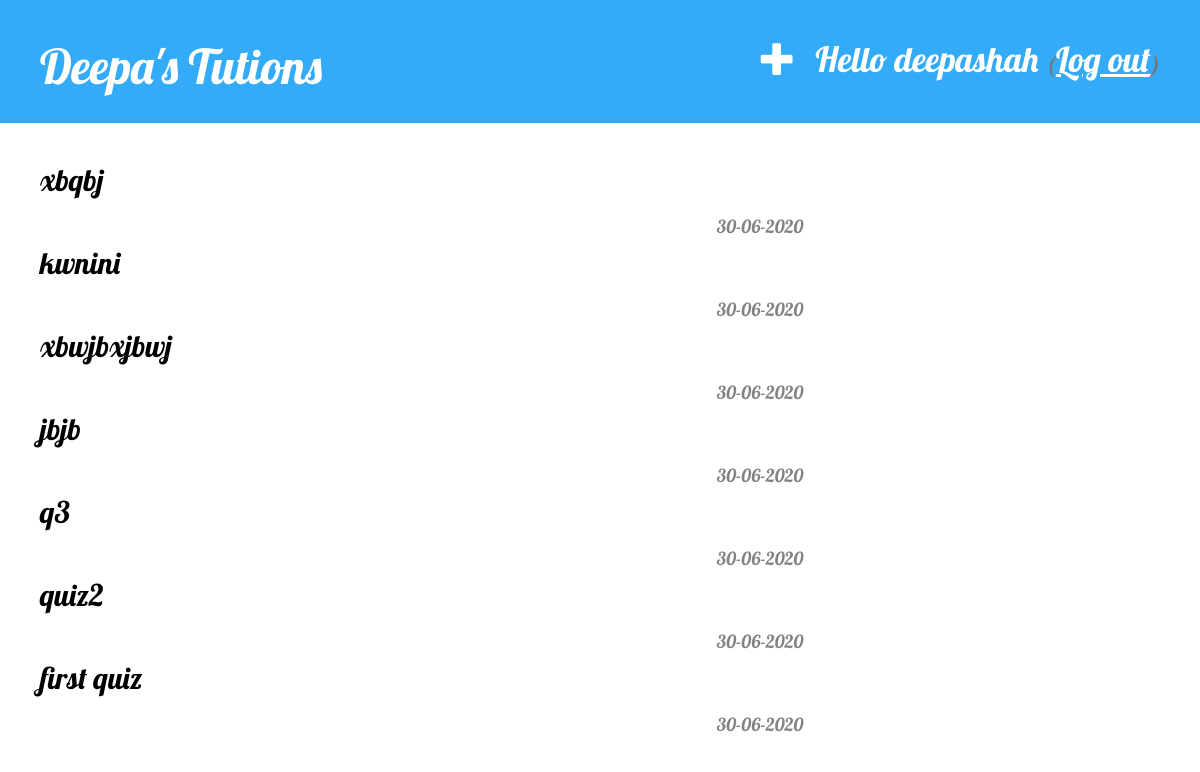
Page / (signed in) on the earlier database version.
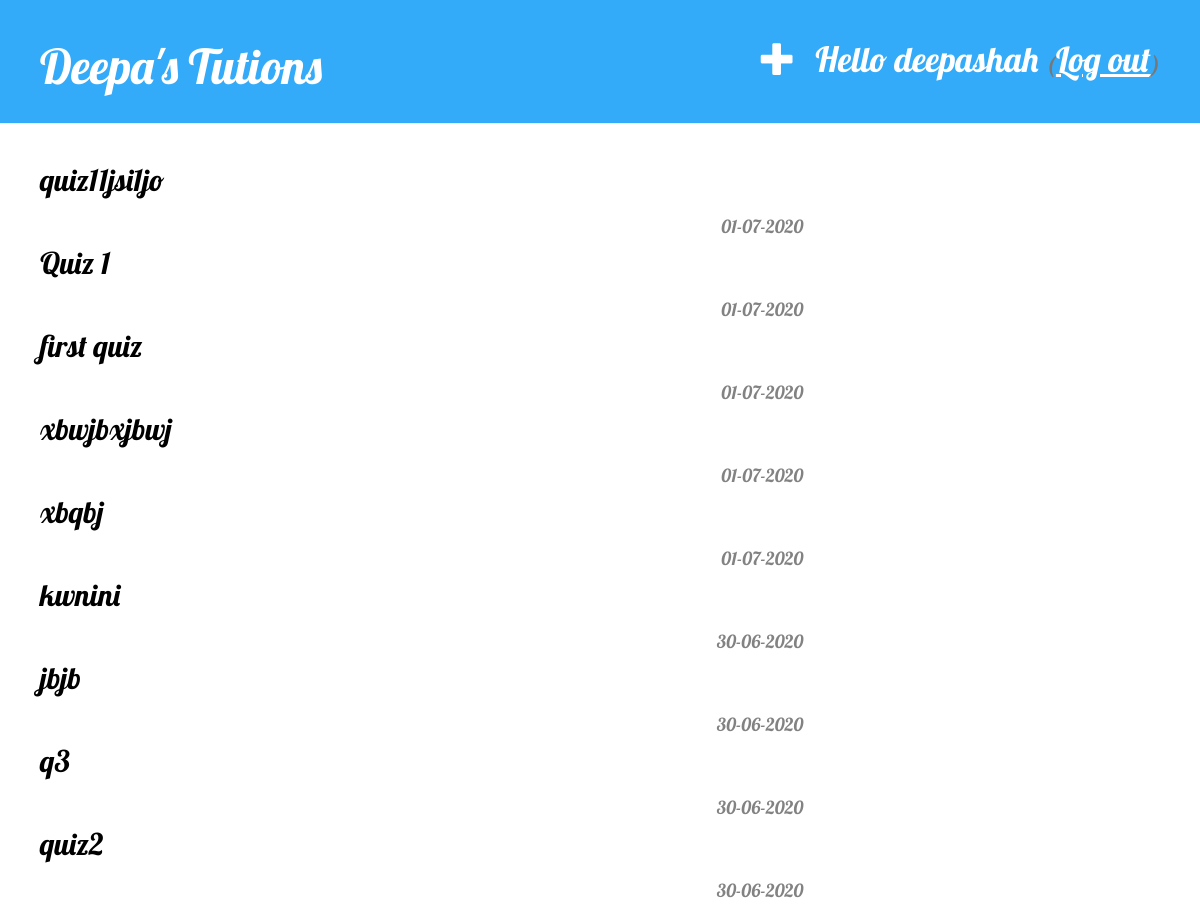
Same page on the later database version.
### quizapp/models.py (models this page shows, shortened)
class Quiz(models.Model):
    title = models.CharField(max_length=100)
    created_date = models.DateTimeField(default=timezone.now)
    published_date = models.DateTimeField(blank=True, null=True)

### quizapp/views.py (the view)
# urls.py: path('', views.index, name='homepage'),
def index(request):
    quizzes = Quiz.objects.order_by('-created_date')
    return render(request, "quizapp/homepage.html", {"quizzes": quizzes})

### quizapp/templates/quizapp/homepage.html
{% extends 'quizapp/base.html' %}
{% block content %}
	{% if user.is_authenticated%}
        {% for quiz in quizzes %}
        	<h2  class="quiz-link">
                <a href="{% url 'attempt_quiz' primkey=quiz.pk%}">{{quiz.title}}</a>
            </h2>
        	<h4 class="published-date">{{quiz.created_date| date:'d-m-Y'}}</h4>
            <br>
        {% endfor %}
    {%else%}
        <h2>Please <a href="{% url 'login' %}">login</a> to access content</h2>
    {%endif%}
{% endblock %}

### quizapp/templates/quizapp/base.html (shortened to what this page needs)
{%load static%}
<!DOCTYPE html>
<html>
<head>
	<link rel="stylesheet" href="//maxcdn.bootstrapcdn.com/bootstrap/3.2.0/css/bootstrap.min.css">
    <link rel="stylesheet" href="//maxcdn.bootstrapcdn.com/bootstrap/3.2.0/css/bootstrap-theme.min.css">
    <link rel="stylesheet" href="{% static 'css/main_style.css' %}">
</head>
<body>
	<div class="page-header">
		{% if user.is_authenticated%}
            <p class="top-menu">
                <h2 style="float: right">Hello {{ user.username }}
                    <small>(<a href="{% url 'logout' %}">Log out</a>)</small>
                </h2>
            </p>
            {% if user.is_staff %}
                <h2>
                    <a href="{% url 'quiz_new' %}" class="top-menu">
                        <span class="glyphicon glyphicon-plus"></span>
                    </a>
                </h2>
            {% endif %}
        {%else%}
            <a href="{% url 'login' %}" class="top-menu"><span class="glyphicon glyphicon-lock"></span></a>
        {%endif%}
		<h1><a href="/">Deepa's Tutions</a></h1>
	</div>
	<div class="content">
        <div class="row">
            <div class="col-md-8">
                {% block content %}
                {% endblock %}
            </div>
        </div>
    </div>
</body>
</html>

### quizapp/static/css/main_style.css (style rules this page uses)
.page-header { background-color: #33ABF9; margin-top: 0; padding: 20px 20px 20px 40px; }
.content { margin-left: 40px; }
h1, h2, h3, h4 { font-family: 'Lobster', cursive; }
.page-header h1, .page-header h1 a, .page-header h1 a:visited, .page-header h1 a:active { color: #ffffff; font-size: 36pt; text-decoration: none; }
.page-header h2, .page-header h2 a, .page-header h2 a:visited, .page-header h2 a:active { color: #ffffff; font-size: 26pt; text-decoration: none; }
.page-header h2 a, .page-header h2 a:visited, .page-header h2 a:active { text-decoration: underline; }
.quiz-link a, .quiz-link a:visited { color: #000000; }
.published-date { color: #828282; float: right; }
.top-menu, .top-menu:hover, .top-menu:visited { color: #ffffff; float: right; font-size: 26pt; margin-right: 20px; }

Differences in the rows shown:
added Quiz: title "quiz11jsi1jo", created_date "01-07-2020"
added Quiz: title "Quiz 1", created_date "01-07-2020"
changed Quiz "first quiz": created_date "30-06-2020" → "01-07-2020"; moves up the list
changed Quiz "xbwjbxjbwj": created_date "30-06-2020" → "01-07-2020"; moves up the list
changed Quiz "xbqbj": created_date "30-06-2020" → "01-07-2020"
